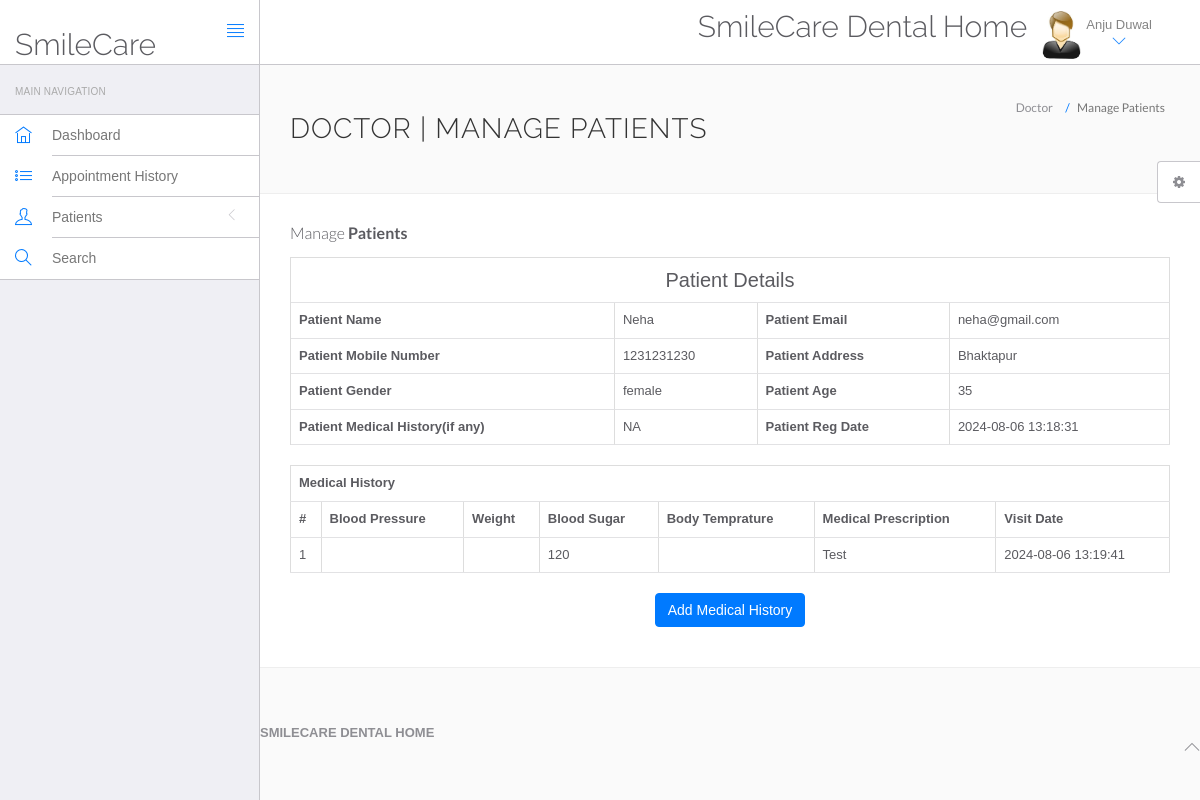
Page /dc/doctor/view-patient.php?viewid=1 (signed in) on the committed database.
### tables this page shows
CREATE TABLE `doctors` (
  `id` int(11) NOT NULL,
  `specilization` varchar(255) DEFAULT NULL,
  `doctorName` varchar(255) DEFAULT NULL,
  `address` longtext DEFAULT NULL,
  `docFees` varchar(255) DEFAULT NULL,
  `contactno` bigint(11) DEFAULT NULL,
  `docEmail` varchar(255) DEFAULT NULL,
  `password` varchar(255) DEFAULT NULL,
  `creationDate` timestamp NULL DEFAULT current_timestamp(),
  `updationDate` timestamp NULL DEFAULT NULL ON UPDATE current_timestamp()
);

CREATE TABLE `tblpatient` (
  `ID` int(10) NOT NULL,
  `Docid` int(10) DEFAULT NULL,
  `PatientName` varchar(200) DEFAULT NULL,
  `PatientContno` bigint(10) DEFAULT NULL,
  `PatientEmail` varchar(200) DEFAULT NULL,
  `PatientGender` varchar(50) DEFAULT NULL,
  `PatientAdd` mediumtext DEFAULT NULL,
  `PatientAge` int(10) DEFAULT NULL,
  `PatientMedhis` mediumtext DEFAULT NULL,
  `CreationDate` timestamp NULL DEFAULT current_timestamp(),
  `UpdationDate` timestamp NULL DEFAULT NULL ON UPDATE current_timestamp()
);

CREATE TABLE `tblmedicalhistory` (
  `ID` int(10) NOT NULL,
  `PatientID` int(10) DEFAULT NULL,
  `BloodSugar` varchar(200) NOT NULL,
  `MedicalPres` mediumtext DEFAULT NULL,
  `CreationDate` timestamp NOT NULL DEFAULT current_timestamp() ON UPDATE current_timestamp()
);

### dc/doctor/view-patient.php (the view, shortened to what this page needs)
<?php
include('include/config.php');
if(strlen($_SESSION['id']==0)) {
 header('location:logout.php');
  } else{
?>
<!DOCTYPE html>
<html lang="en">
	<head>
		<link rel="stylesheet" href="vendor/bootstrap/css/bootstrap.min.css">
		<link rel="stylesheet" href="vendor/fontawesome/css/font-awesome.min.css">
		<link rel="stylesheet" href="vendor/themify-icons/themify-icons.min.css">
		<link href="vendor/animate.css/animate.min.css" rel="stylesheet" media="screen">
		<link href="vendor/perfect-scrollbar/perfect-scrollbar.min.css" rel="stylesheet" media="screen">
		<link href="vendor/switchery/switchery.min.css" rel="stylesheet" media="screen">
		<link href="vendor/bootstrap-touchspin/jquery.bootstrap-touchspin.min.css" rel="stylesheet" media="screen">
		<link href="vendor/select2/select2.min.css" rel="stylesheet" media="screen">
		<link href="vendor/bootstrap-datepicker/bootstrap-datepicker3.standalone.min.css" rel="stylesheet" media="screen">
		<link href="vendor/bootstrap-timepicker/bootstrap-timepicker.min.css" rel="stylesheet" media="screen">
		<link rel="stylesheet" href="assets/css/styles.css">
		<link rel="stylesheet" href="assets/css/plugins.css">
		<link rel="stylesheet" href="assets/css/themes/theme-1.css" id="skin_color" />
	</head>
	<body>
		<div id="app">
<?php include('include/sidebar.php');?>
<div class="app-content">
<?php include('include/header.php');?>
<div class="main-content" >
<div class="wrap-content container" id="container">
<section id="page-title">
<div class="row">
<div class="col-sm-8">
<h1 class="mainTitle">Doctor | Manage Patients</h1>
</div>
<ol class="breadcrumb">
<li>
<span>Doctor</span>
</li>
<li class="active">
<span>Manage Patients</span>
</li>
</ol>
</div>
</section>
<div class="container-fluid container-fullw bg-white">
<div class="row">
<div class="col-md-12">
<h5 class="over-title margin-bottom-15">Manage <span class="text-bold">Patients</span></h5>
<?php
                               $vid=$_GET['viewid'];
                               $ret=mysqli_query($con,"select * from tblpatient where ID='$vid'");
$cnt=1;
while ($row=mysqli_fetch_array($ret)) {
                               ?>
<table border="1" class="table table-bordered">
 <tr align="center">
<td colspan="4" style="font-size:20px;color:blue">
 Patient Details</td></tr>
    <tr>
    <th scope>Patient Name</th>
    <td><?php  echo $row['PatientName'];?></td>
    <th scope>Patient Email</th>
    <td><?php  echo $row['PatientEmail'];?></td>
  </tr>
  <tr>
    <th scope>Patient Mobile Number</th>
    <td><?php  echo $row['PatientContno'];?></td>
    <th>Patient Address</th>
    <td><?php  echo $row['PatientAdd'];?></td>
  </tr>
    <tr>
    <th>Patient Gender</th>
    <td><?php  echo $row['PatientGender'];?></td>
    <th>Patient Age</th>
    <td><?php  echo $row['PatientAge'];?></td>
  </tr>
  <tr>
    <th>Patient Medical History(if any)</th>
    <td><?php  echo $row['PatientMedhis'];?></td>
     <th>Patient Reg Date</th>
    <td><?php  echo $row['CreationDate'];?></td>
  </tr>
<?php }?>
</table>
<?php
$ret=mysqli_query($con,"select * from tblmedicalhistory  where PatientID='$vid'");
 ?>
<table id="datatable" class="table table-bordered dt-responsive nowrap" style="border-collapse: collapse; border-spacing: 0; width: 100%;">
  <tr align="center">
   <th colspan="8" >Medical History</th>
  </tr>
  <tr>
    <th>#</th>
<th>Blood Pressure</th>
<th>Weight</th>
<th>Blood Sugar</th>
<th>Body Temprature</th>
<th>Medical Prescription</th>
<th>Visit Date</th>
</tr>
<?php
while ($row=mysqli_fetch_array($ret)) {
  ?>
<tr>
  <td><?php echo $cnt;?></td>
 <td><?php  echo $row['BloodPressure'];?></td>
 <td><?php  echo $row['Weight'];?></td>
 <td><?php  echo $row['BloodSugar'];?></td>
  <td><?php  echo $row['Temperature'];?></td>
  <td><?php  echo $row['MedicalPres'];?></td>
  <td><?php  echo $row['CreationDate'];?></td>
</tr>
<?php $cnt=$cnt+1;} ?>
</table>
<p align="center">
 <button class="btn btn-primary waves-effect waves-light w-lg" data-toggle="modal" data-target="#myModal">Add Medical History</button></p>
</div>
</div>
</div>
</div>
	<?php include('include/footer.php');?>
	<?php include('include/setting.php');?>
		</div>
	</body>
</html>
<?php }  ?>

### dc/doctor/include/header.php (shortened to what this page needs)
<header class="navbar navbar-default navbar-static-top">
					<div class="navbar-header">
						<a class="navbar-brand" href="#">
							<h2 style="padding-top:20% ">SmileCare</h2>
						</a>
						<a href="#" class="sidebar-toggler pull-right visible-md visible-lg" data-toggle-class="app-sidebar-closed" data-toggle-target="#app">
							<i class="ti-align-justify"></i>
						</a>
					</div>
					<div class="navbar-collapse collapse">
						<ul class="nav navbar-right">
								<li  style="padding-top:2% ">
								<h2>SmileCare Dental Home</h2>
							</li>
							<li class="dropdown current-user">
								<a href class="dropdown-toggle" data-toggle="dropdown">
									<img src="assets/images/images.jpg" > <span class="username">
									<?php $query=mysqli_query($con,"select doctorName from doctors where id='".$_SESSION['id']."'");
while($row=mysqli_fetch_array($query))
{
	echo $row['doctorName'];
}
									?> <i class="ti-angle-down"></i></i></span>
								</a>
							</li>
						</ul>
					</div>
				</header>

### dc/doctor/assets/css/themes/theme-1.css (style rules this page uses)
body { background: #FAFAFA; }
header .navbar-header { background: #ffffff !important; border-right-color: #c8c7cc !important; border-bottom-color: #c8c7cc !important; }
header .navbar-header .sidebar-toggler, header .navbar-header .sidebar-mobile-toggler { color: #007aff !important; }
header .navbar-header .navbar-brand { color: #777 !important; }
header .navbar-collapse { background: #ffffff !important; border-bottom-color: #c8c7cc !important; box-shadow: none !important; }
header .navbar-collapse .navbar-right > li > a { color: #777; }
header .navbar-collapse .navbar-right > li > a i { color: #007aff !important; }

### rows in the picture
doctors: doctorName "Anju Duwal"
tblpatient: PatientName "Neha", PatientEmail "neha@gmail.com", PatientContno "1231231230", PatientAdd "Bhaktapur", PatientGender "female", PatientAge "35", PatientMedhis "NA", CreationDate "2024-08-06 13:18:31"
tblmedicalhistory: BloodSugar "120", MedicalPres "Test", CreationDate "2024-08-06 13:19:41"
